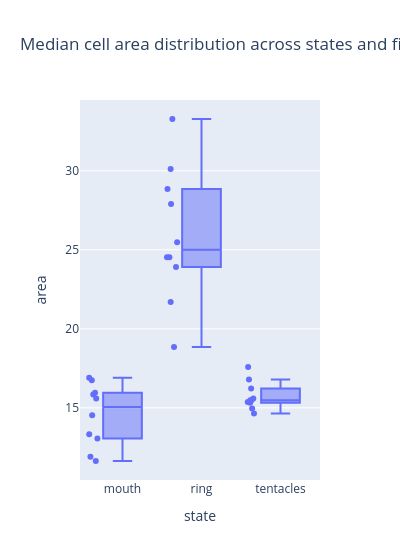

The cell this chart's notebook holds for it:
### Code cell
f = px.box(agged, x='state', y='area', points='all', width=400, title='Median cell area distribution across states and files')
f.write_html('MedianAreaDistribution.html')
f

### Figure 1 — Plotly figure (JSON) as saved in the notebook; plotly's stock layout.template omitted (floating-point values rounded to 4 significant figures)
{"data": [{"alignmentgroup": "True", "boxpoints": "all", "hovertemplate": "state=%{x}<br>area=%{y}<extra></extra>", "legendgroup": "", "marker": {"color": "#636efa"}, "name": "", "notched": false, "offsetgroup": "", "orientation": "v", "showlegend": false, "type": "box", "x": ["mouth", "ring", "tentacles", "mouth", "ring", "tentacles", "mouth", "ring", "tentacles", "mouth", "ring", "tentacles", "mouth", "ring", "tentacles", "mouth", "ring", "tentacles", "mouth", "ring", "tentacles", "mouth", "ring", "tentacles", "mouth", "ring", "tentacles", "mouth", "ring", "tentacles"], "x0": " ", "xaxis": "x", "y": [11.64, 18.85, 15.37, 13.06, 23.9, 15.48, 13.32, 33.27, 14.64, 11.9, 24.53, 16.22, 15.95, 28.85, 17.59, 16.74, 25.48, 14.95, 16.9, 21.69, 15.58, 14.53, 24.53, 15.32, 15.58, 30.12, 15.48, 15.85, 27.9, 16.8], "y0": " ", "yaxis": "y"}], "layout": {"boxmode": "group", "legend": {"tracegroupgap": 0}, "title": {"text": "Median cell area distribution across states and files"}, "width": 400, "xaxis": {"anchor": "y", "domain": [0, 1], "title": {"text": "state"}}, "yaxis": {"anchor": "x", "domain": [0, 1], "title": {"text": "area"}}}}
